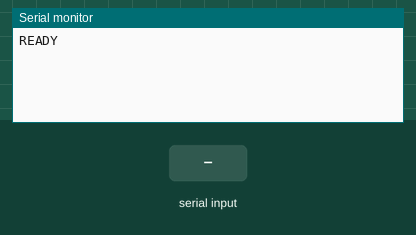
A sketch run on a simulated ESP32. Parts: the last lines printed to the serial monitor. The inputs (shaded band) are chosen by the test bench. WiFi joins after 1.5 s; servers stay silent unless stated.

Above: at 1.2 s.
1.3 s: "CFG 1\n" received over Serial
At 2.3 s:
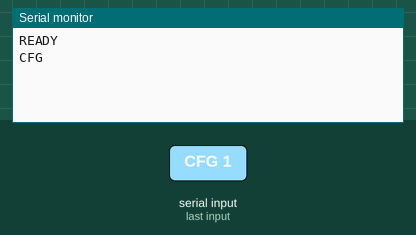
2.8 s: "DNS 1\n" received over Serial
At 3.5 s:
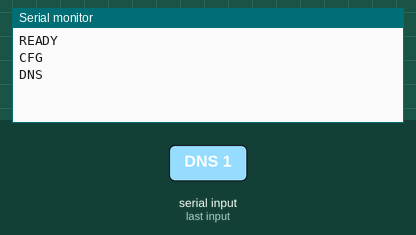
4.3 s: "BEGIN 1\n" received over Serial
At 4.7 s:
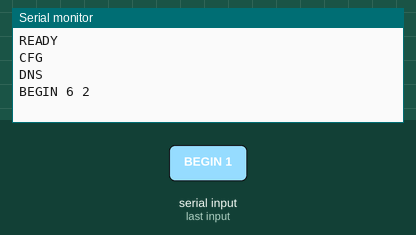
5.8 s: "DISC 1\n" received over Serial
At 6.9 s:
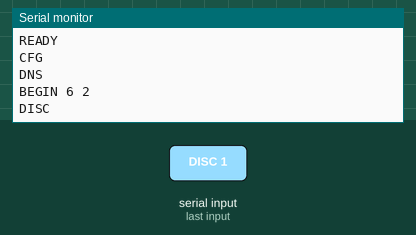
7.3 s: "ADDR 1\n" received over Serial
At 8.1 s:
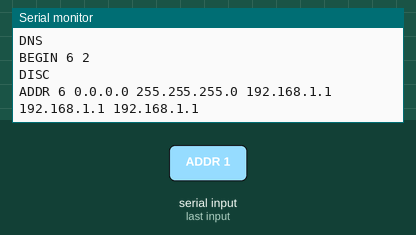
8.8 s: "CFG\n" received over Serial
At 9.2 s:
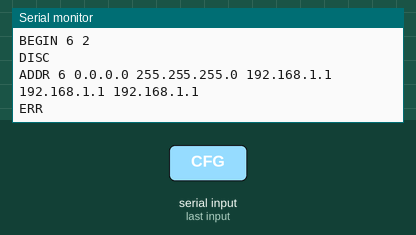

The sketch:

WiFiStaticIP.ino
```cpp
// Static-IP check driven by host USB commands after "READY".
// CFG <address> [DNS [gateway [mask]]]: choose the config overload; reply "CFG".
// DNS <DNS1> [DNS2]: call setDNS; reply "DNS".
// BEGIN: call begin; reply "BEGIN <status> <ms>".
// DISC: call disconnect; reply "DISC".
// ADDR: reply "ADDR <status> <address> <mask> <gateway> <DNS0> <DNS1>".
// PING <host>: reply "PING <result>".
// RESOLVE <host>: call hostByName; reply "RESOLVE <1/0> <address>".
// TCP <host> <port> <text>: send/read one line; reply "TCP <connected-1/0> <line>". Text contains no spaces.
// Tracked arduino_secrets.h has empty credentials for compilation only.
#include <WiFi.h>

#include "arduino_secrets.h"

/**
 * @brief Parse a test-command IPv4 argument into an IPAddress.
 */
static IPAddress ip_arg(const char *s)
{
    IPAddress a;
    a.fromString(s);
    return a;
}

/**
 * @brief Apply test-command IPv4 configuration and report the result.
 */
static void cmd_cfg(char **args, int n)
{
    if (n == 1) {
        WiFi.config(ip_arg(args[0]));
    } else if (n == 2) {
        WiFi.config(ip_arg(args[0]), ip_arg(args[1]));
    } else if (n == 3) {
        WiFi.config(ip_arg(args[0]), ip_arg(args[1]), ip_arg(args[2]));
    } else {
        WiFi.config(ip_arg(args[0]), ip_arg(args[1]), ip_arg(args[2]), ip_arg(args[3]));
    }
    Serial.println("CFG");
}

/**
 * @brief Print the network addresses used by the test sketch.
 */
static void cmd_addr()
{
    Serial.print("ADDR ");
    Serial.print(WiFi.status());
    Serial.print(' ');
    Serial.print(WiFi.localIP());
    Serial.print(' ');
    Serial.print(WiFi.subnetMask());
    Serial.print(' ');
    Serial.print(WiFi.gatewayIP());
    Serial.print(' ');
    Serial.print(WiFi.dnsIP(0));
    Serial.print(' ');
    Serial.println(WiFi.dnsIP(1));
}

/**
 * @brief Exchange a supplied test payload with the selected TCP peer.
 */
static void cmd_tcp(const char *host, uint16_t port, const char *text)
{
    WiFiClient c;
    bool ok = c.connect(host, port);
    String back;
    if (ok) {
        c.println(text);
        unsigned long start = millis();
        while (millis() - start < 5000) {
            int b = c.read();
            if (b < 0) {
                delay(1);
            } else if (b == '\n') {
                break;
            } else if (b != '\r') {
                back += (char)b;
            }
        }
    }
    c.stop();
    Serial.print("TCP ");
    Serial.print(ok ? 1 : 0);
    Serial.print(' ');
    Serial.println(back);
}

/**
 * @brief Initialize the resources used by this example or validation sketch.
 */
void setup()
{
    Serial.begin(115200);
    while (!Serial && millis() < 10000) {
    }
    Serial.println("READY");
}

/**
 * @brief Service the example or validation scenario on each Arduino loop iteration.
 */
void loop()
{
    static String line;
    while (Serial.available() > 0) {
        int b = Serial.read();
        if (b != '\n') {
            if (b != '\r') {
                line += (char)b;
            }
            continue;
        }
        char buf[200];
        line.toCharArray(buf, sizeof(buf));
        line = "";
        char *args[6];
        int n = 0;
        char *cmd = strtok(buf, " ");
        while (n < 6 && (args[n] = strtok(nullptr, " ")) != nullptr) {
            n++;
        }
        if (cmd == nullptr) {
            continue;
        }
        if (strcmp(cmd, "CFG") == 0 && n >= 1 && n <= 4) {
            cmd_cfg(args, n);
        } else if (strcmp(cmd, "DNS") == 0 && n >= 1) {
            if (n == 1) {
                WiFi.setDNS(ip_arg(args[0]));
            } else {
                WiFi.setDNS(ip_arg(args[0]), ip_arg(args[1]));
            }
            Serial.println("DNS");
        } else if (strcmp(cmd, "BEGIN") == 0) {
            unsigned long start = millis();
            int st = WiFi.begin(SECRET_SSID, SECRET_PASS);
            Serial.print("BEGIN ");
            Serial.print(st);
            Serial.print(' ');
            Serial.println(millis() - start);
        } else if (strcmp(cmd, "DISC") == 0) {
            WiFi.disconnect();
            Serial.println("DISC");
        } else if (strcmp(cmd, "ADDR") == 0) {
            cmd_addr();
        } else if (strcmp(cmd, "PING") == 0 && n == 1) {
            Serial.print("PING ");
            Serial.println(WiFi.ping(args[0]));
        } else if (strcmp(cmd, "RESOLVE") == 0 && n == 1) {
            IPAddress a;
            int ok = WiFi.hostByName(args[0], a);
            Serial.print("RESOLVE ");
            Serial.print(ok);
            Serial.print(' ');
            Serial.println(a);
        } else if (strcmp(cmd, "TCP") == 0 && n == 3) {
            cmd_tcp(args[0], atoi(args[1]), args[2]);
        } else {
            Serial.println("ERR");
        }
    }
}
```

arduino_secrets.h
```cpp
// Set credentials only in a private hardware-test copy; tracked values stay empty.
#define SECRET_SSID ""
#define SECRET_PASS ""
```

Measured:
- after the input at 1.3 s, the serial monitor: prints a new line at once (image 1)
- after the input at 2.8 s, the serial monitor: prints a new line at once (image 2)
- after the input at 4.3 s, the serial monitor: prints a new line at once (image 3)
- after the input at 5.8 s, the serial monitor: prints a new line at once (image 4)
- after the input at 7.3 s, the serial monitor: prints a new line at once (image 5)
- after the input at 8.8 s, the serial monitor: prints a new line at once (image 6)
